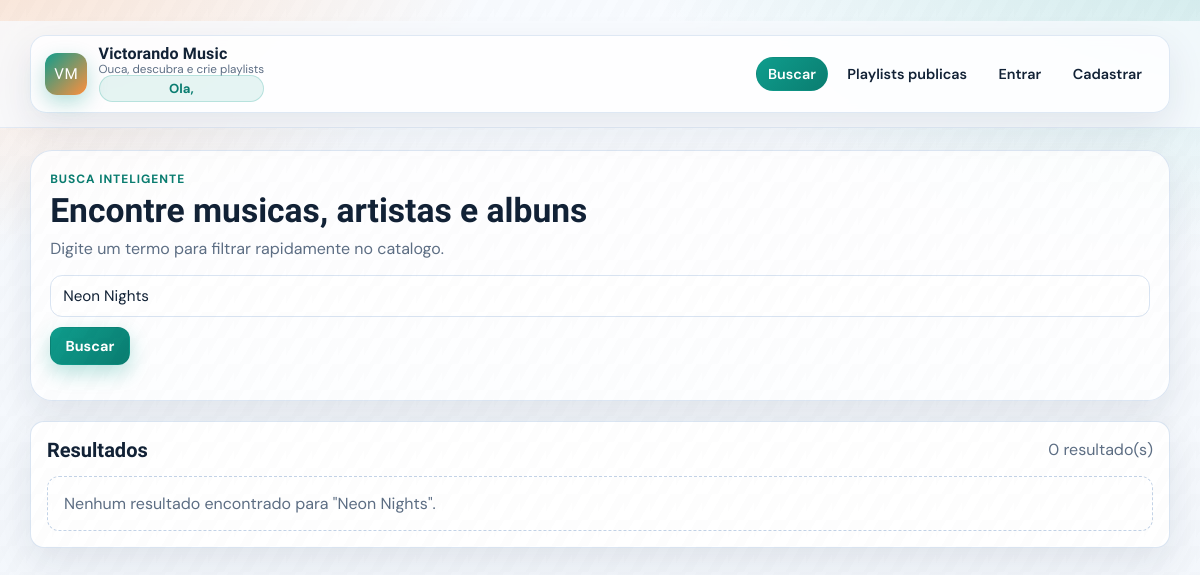
The app's page /buscar?q=Neon+Nights, older data.
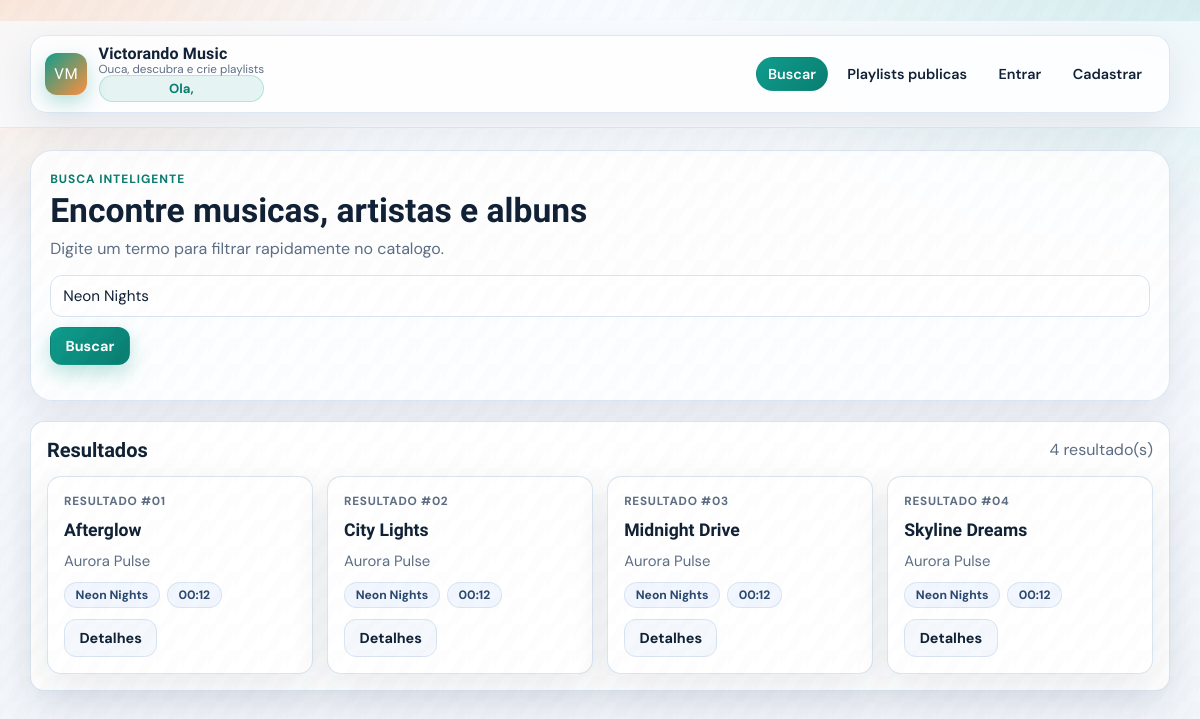
The same page, newer data.
### app/models/music.py (models this page shows, shortened)
class Music(db.Model):
    __tablename__ = 'musicas'
    id = db.Column(db.Integer, primary_key=True)
    titulo = db.Column(db.String(150), nullable=False, index=True)
    album_id = db.Column(db.Integer, db.ForeignKey('albuns.id'), nullable=False)
    duracao = db.Column(db.Integer)  # em segundos
    arquivo_url = db.Column(db.String(255), nullable=False)
    numero_faixa = db.Column(db.Integer)
    visualizacoes = db.Column(db.Integer, default=0)
    @property
    def duracao_formatada(self):
        if not self.duracao:
            return "00:00"
        minutos = self.duracao // 60
        segundos = self.duracao % 60
        return f"{minutos:02d}:{segundos:02d}"
    def to_dict(self, include_album=True):
        data = {
            'id': self.id,
            'titulo': self.titulo,
            'album_id': self.album_id,
            'duracao': self.duracao,
            'duracao_formatada': self.duracao_formatada,
            'arquivo_url': self.arquivo_url,
            'numero_faixa': self.numero_faixa,
            'visualizacoes': self.visualizacoes
        }
        if include_album and self.album:
            data['album'] = {
                'id': self.album.id,
                'titulo': self.album.titulo,
                'capa_url': self.album.capa_url,
                'artista': {
                    'id': self.album.artista.id,
                    'nome': self.album.artista.nome
                } if self.album.artista else None
            }
        return data

### app/models/artist.py (models this page shows, shortened)
class Artist(db.Model):
    __tablename__ = 'artistas'
    id = db.Column(db.Integer, primary_key=True)
    nome = db.Column(db.String(100), nullable=False, index=True)
    genero = db.Column(db.String(50))
    bio = db.Column(db.Text)
    imagem_url = db.Column(db.String(255))
    albuns = db.relationship('Album', backref='artista', lazy='dynamic', cascade='all, delete-orphan')

### app/models/album.py (models this page shows, shortened)
class Album(db.Model):
    __tablename__ = 'albuns'
    id = db.Column(db.Integer, primary_key=True)
    titulo = db.Column(db.String(150), nullable=False, index=True)
    artista_id = db.Column(db.Integer, db.ForeignKey('artistas.id'), nullable=False)
    ano_lancamento = db.Column(db.Integer)
    capa_url = db.Column(db.String(255))
    descricao = db.Column(db.Text)
    musicas = db.relationship('Music', backref='album', lazy='dynamic', cascade='all, delete-orphan')

### app/views/music_routes.py (the view)
@music_bp.route('/buscar')
def buscar():
    termo = request.args.get('q', '')
    pagina = request.args.get('pagina', 1, type=int)
    limite = 20
    offset = (pagina - 1) * limite
    resultado = MusicController.buscar_musicas(termo, limite, offset)
    if resultado['success']:
        musicas = resultado['musicas']
        total = resultado['total']
        total_paginas = (total + limite - 1) // limite
    else:
        musicas = []
        total = 0
        total_paginas = 0
        flash(resultado.get('message', 'Erro ao buscar músicas'), 'error')
    return render_template('buscar.html',
                        musicas=musicas,
                        termo=termo,
                        pagina=pagina,
                        total_paginas=total_paginas,
                        total=total)

### app/__init__.py (called while the page is built)
def _build_app_initials(app_name):
    parts = [part[0].upper() for part in app_name.split() if part and part[0].isalnum()]
    return ''.join(parts[:2]) or 'SM'

### app/extensions.py (called while the page is built, shortened)
def _register_request_observability(app):
    @app.before_request
    def _mark_request_start():
        g._request_start_ts = monotonic()
    @app.after_request
    def _log_request(response):
        start = getattr(g, '_request_start_ts', None)
        if start is None:
            return response
        duration_ms = (monotonic() - start) * 1000
        response.headers['X-Request-Duration-Ms'] = f'{duration_ms:.2f}'
        app.logger.info(
            'request method=%s path=%s status=%s duration_ms=%.2f',
            request.method,
            request.path,
            response.status_code,
            duration_ms,
        )
        return response

def _register_rate_limiting(app):
    @app.before_request
    def _guard_rate_limit():
        if not app.config.get('RATE_LIMIT_ENABLED', True):
            return None
        if not request.path.startswith('/api/'):
            return None

### app/templates/buscar.html (shortened to what this page needs)
﻿{% extends 'base.html' %}
{% block content %}
<section class="page-header" data-animate>
  <p class="kicker">Busca inteligente</p>
  <h1 class="page-title">Encontre musicas, artistas e albuns</h1>
  <p class="page-subtitle">Digite um termo para filtrar rapidamente no catalogo.</p>
  <form method="get" class="search-shell" style="margin-top: 1rem;">
    <input type="search" name="q" placeholder="Ex.: Aurora, Nights, Drive..." value="{{ termo }}">
    <button type="submit">Buscar</button>
  </form>
</section>
<section class="panel" data-animate style="--delay: 80ms;">
  <div class="section-head">
    <h2 class="section-title">Resultados</h2>
    <span class="muted">{{ total }} resultado(s)</span>
  </div>
  {% if musicas %}
    <div class="card-grid" style="margin-top: 0.9rem;">
      {% for musica in musicas %}
        {% set album = musica.album if musica.album else None %}
        {% set artista = album.artista if album and album.artista else None %}
        <article class="music-card" data-animate style="--delay: {{ 130 + (loop.index0 * 35) }}ms;">
          <span class="card-index">Resultado #{{ '%02d' % (((pagina - 1) * 20) + loop.index) }}</span>
          <h3 class="music-title">
            <a href="{{ url_for('music.musica_detalhes', musica_id=musica.id) }}">{{ musica.titulo }}</a>
          </h3>
          <p class="meta-line">{{ artista.nome if artista else 'Artista desconhecido' }}</p>
          <div class="meta-pills">
            {% if album %}<span class="chip">{{ album.titulo }}</span>{% endif %}
            {% if musica.duracao_formatada %}<span class="chip">{{ musica.duracao_formatada }}</span>{% endif %}
          </div>
          <div class="actions">
            <a class="btn btn-ghost" href="{{ url_for('music.musica_detalhes', musica_id=musica.id) }}">Detalhes</a>
          </div>
        </article>
      {% endfor %}
    </div>
  {% else %}
    <div class="empty-state" style="margin-top: 0.9rem;">
      Nenhum resultado encontrado para "{{ termo }}".
    </div>
  {% endif %}
</section>
{% endblock %}

### app/templates/base.html (shortened to what this page needs)
﻿<!doctype html>
<html lang="pt-BR">
<head>
  <link rel="stylesheet" href="{{ url_for('static', filename='css/style.css') }}">
</head>
<body>
<header class="topbar">
  <div class="topbar-inner" data-animate>
    <a href="{{ url_for('music.index') }}" class="brand">
      <span class="brand-badge">{{ APP_INITIALS }}</span>
      <span class="brand-text">
        <strong>{{ APP_NAME }}</strong>
        <small>Ouca, descubra e crie playlists</small>
        <span class="user-pill brand-text">Ola, {{ current_user.nome }}</span>
      </span>
    </a>
    <nav class="nav-links">
      <a class="nav-link" href="{{ url_for('music.buscar') }}">Buscar</a>
      <a class="nav-link" href="{{ url_for('playlist.publicas') }}">Playlists publicas</a>
      {% if current_user.is_authenticated %}
        <a class="nav-link" href="{{ url_for('playlist.minhas_playlists') }}">Minhas playlists</a>
        <a class="nav-link" href="{{ url_for('billing.planos') }}">Planos</a>
        <a class="nav-link" href="{{ url_for('auth.perfil') }}">Perfil</a>
        <a class="nav-link" href="{{ url_for('auth.logout') }}">Sair</a>
      {% else %}
        <a class="nav-link" href="{{ url_for('auth.login') }}">Entrar</a>
        <a class="nav-link" href="{{ url_for('auth.register') }}">Cadastrar</a>
      {% endif %}
    </nav>
  </div>
</header>
<main class="container">
  <div class="page-content">
    {% block content %}{% endblock %}
  </div>
</main>
</body>
</html>

Row changes from the older to the newer data that the page shows:
added Music: {{ 130 + (loop.index0 * 35) }} 130 (drawn), index "01", titulo "Afterglow", duracao_formatada "00:12"
added Artist: nome "Aurora Pulse"
added Album: titulo "Neon Nights"
added Music: {{ 130 + (loop.index0 * 35) }} 165 (drawn), index "02", titulo "City Lights", duracao_formatada "00:12"
added Music: {{ 130 + (loop.index0 * 35) }} 200 (drawn), index "03", titulo "Midnight Drive", duracao_formatada "00:12"
added Music: {{ 130 + (loop.index0 * 35) }} 235 (drawn), index "04", titulo "Skyline Dreams", duracao_formatada "00:12"
Text that changed along with them:
{{ total }}: "0" → "4"
{{ termo }}: "Neon Nights" → (not shown)
text no longer shown: "Nenhum resultado encontrado para \" \"."
